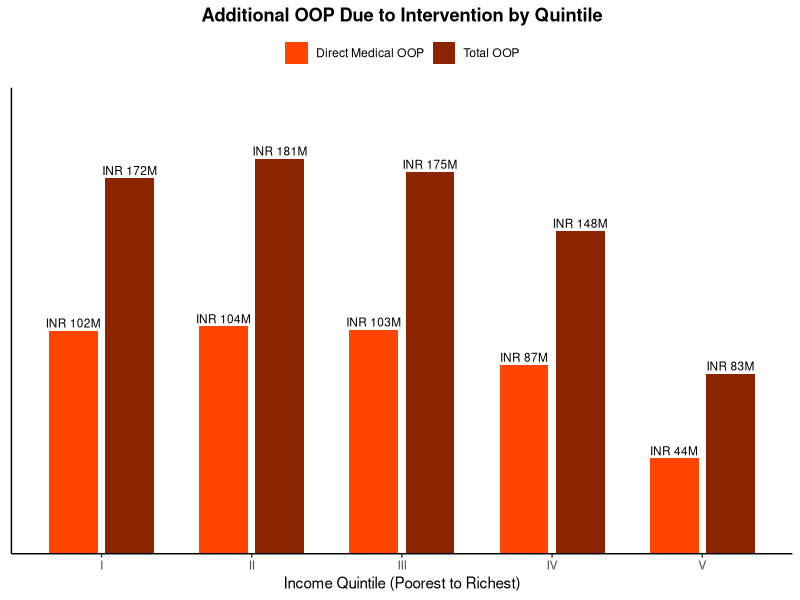
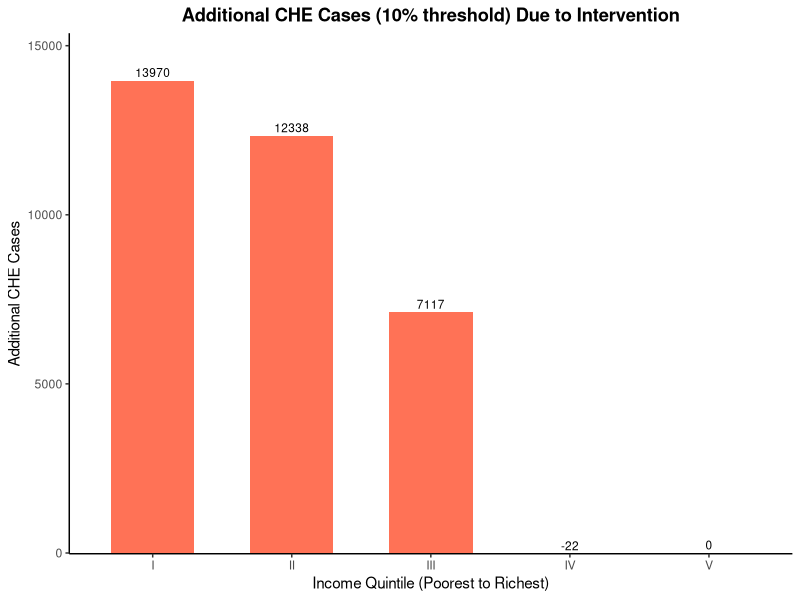
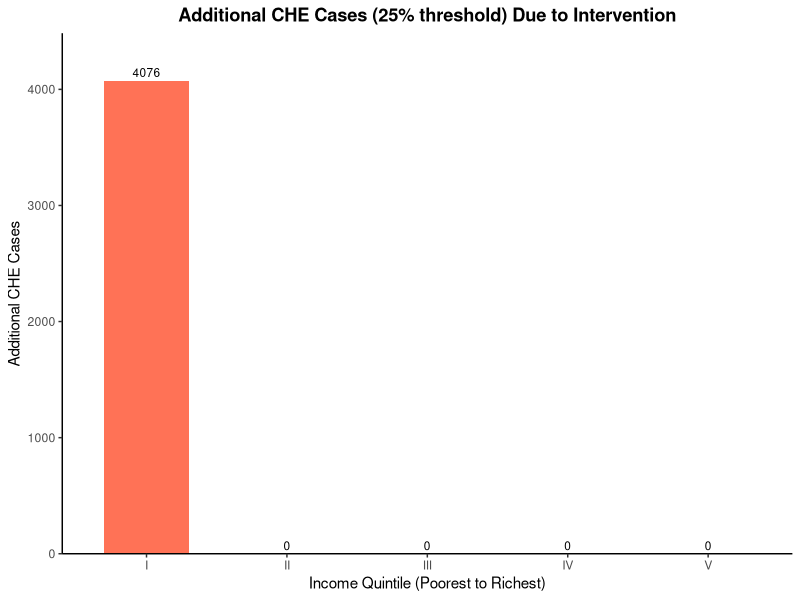
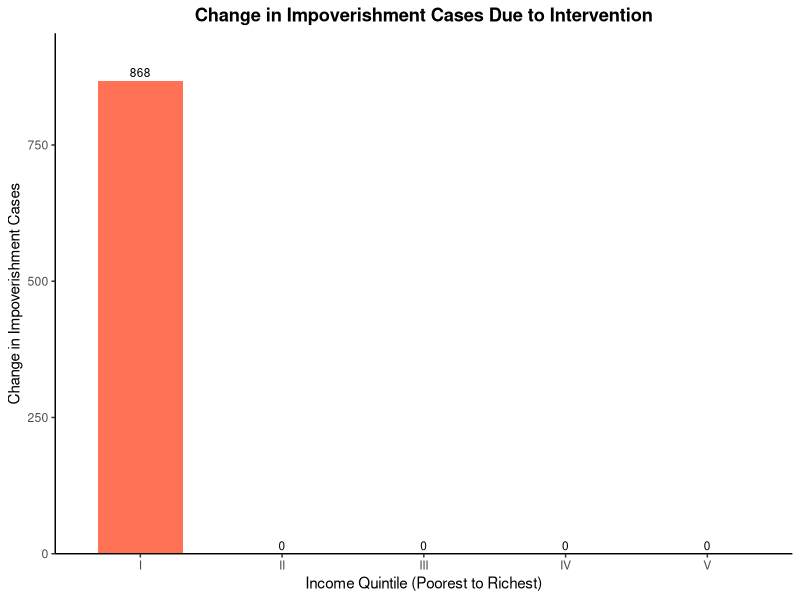

R code for these plots, in order:
#cost: additional OOP incurred to patients by quintile and by rural urban 
#catastrophic health expenditure cases 
rm(list = ls())

input <- read.csv("input table new.csv")
input$Parameters <- trimws(input$Parameters)
input$Value <- as.numeric(gsub(",", "", input$Value)) 
hces <- read.csv("hces_simulated_100k_households.csv", stringsAsFactors = FALSE)

get_val <- function(name) input$Value[input$Parameters == name]
quintiles <- 1:5
scale_to_target_pop <- get_val("target_pop") / get_val("pop")
plain_number <- function(x) format(round(x, 0), scientific = FALSE, trim = TRUE)
cost_label <- function(x) paste0("INR ", round(x / 1000000, 0), "M")
required_hces_cols <- c("sector", "hh_size", "hh_usual_cons_exp_mnth", "household_quintile")
missing_hces_cols <- setdiff(required_hces_cols, names(hces))
if (length(missing_hces_cols) > 0) {
  stop("Missing required columns in hces_simulated_100k_households.csv: ",
       paste(missing_hces_cols, collapse = ", "))
}
hces$sector_raw <- trimws(as.character(hces$sector))
hces$sector_code <- ifelse(tolower(hces$sector_raw) %in% c("1", "r", "rural"),
                           "r",
                           ifelse(tolower(hces$sector_raw) %in% c("2", "u", "urban"),
                                  "u",
                                  NA))
hces$hh_consumption_annual <- as.numeric(hces$hh_usual_cons_exp_mnth) * 12
hces$household_quintile <- as.integer(hces$household_quintile)
hces <- hces[!is.na(hces$sector_code) &
               !is.na(hces$hh_consumption_annual) &
               hces$hh_consumption_annual > 0 &
               hces$household_quintile %in% quintiles, ]
get_hces_quintile <- function(i) {
  households <- hces[hces$household_quintile == i, ]
  if (nrow(households) == 0) {
    stop("No simulated households found for household_quintile = ", i)
  }
  households
}
household_threshold_rate <- function(oop, households, threshold) {
  mean(oop > threshold * households$hh_consumption_annual)
}
household_impov_rate <- function(oop, households, poverty_line) {
  mean(households$hh_consumption_annual >= poverty_line &
         households$hh_consumption_annual - oop < poverty_line)
}
insured_med_oop <- function(oop_dr, oop_vtdr, vtdr_share,
                            insurance_coverage,
                            coverage_med_dr,
                            coverage_med_vtdr) {
  oop_dr * (1 - vtdr_share) * (1 - insurance_coverage * coverage_med_dr) +
    oop_vtdr * vtdr_share * (1 - insurance_coverage * coverage_med_vtdr)
}
#section 2 OOP cost due to intervention 
#2.1 Direct medical OOP
#number of DR patients gets treated at baseline
treated_baseline <- sapply(quintiles, function(i) {
  get_val(paste0("pop_", i)) *
    get_val(paste0("dr_", i)) *
    get_val(paste0("pcu_", i)) *
    get_val("cov_b") *
    get_val("sens_b") *
    (1 - get_val("lfu_referral")) *
    (1 - get_val("lfu_treat"))})

#number of DR patients gets treated after intervention 
treated_inv <- sapply(quintiles, function(i) {
  get_val(paste0("pop_", i)) *
    get_val(paste0("dr_", i)) *
    get_val(paste0("pcu_", i)) *
    get_val("cov_inv") *
    get_val("sens_inv") *
    (1 - get_val("lfu_referral")) *
    (1 - get_val("lfu_treat"))})

#direct medical OOP at baseline per quintile 
direct_med_OOP_baseline <- treated_baseline*sapply(quintiles, function(i) {
  insured_med_oop(
    get_val(paste0("oop_med_dr_", i)),
    get_val(paste0("oop_med_vtdr_", i)),
    get_val(paste0("vtdr_dr_", i)),
    get_val(paste0("ins_cov_", i)),
    get_val("coverage_med_dr_insured"),
    get_val("coverage_med_vtdr_insured")
  )
})

#direct medical OOP after intervention per quintile
direct_med_OOP_inv <- treated_inv*sapply(quintiles, function(i) {
  insured_med_oop(
    get_val(paste0("oop_med_dr_", i)),
    get_val(paste0("oop_med_vtdr_", i)),
    get_val(paste0("vtdr_dr_", i)) * (1 - get_val("vtdr_reduction")),
    get_val(paste0("ins_cov_", i)),
    get_val("coverage_med_dr_insured"),
    get_val("coverage_med_vtdr_insured")
  )
})

#Additional direct medical OOP due to intervention
OOP_med_additional <- direct_med_OOP_inv-direct_med_OOP_baseline
OOP_med_additional_target <- OOP_med_additional * scale_to_target_pop

#2.2 ALL OOP (medical + non-medical)
#direct non-medical OOP at baseline 
direct_nonmed_OOP_baseline <- treated_baseline*sapply(quintiles, function(i) {
  get_val(paste0("oop_nonmed_dr_", i))*
    (1-get_val(paste0("vtdr_dr_", i)))+
    get_val(paste0("oop_nonmed_vtdr_", i))*
    get_val(paste0("vtdr_dr_", i))})

#direct non-medical OOP after intervention  
direct_nonmed_OOP_inv <- treated_inv*sapply(quintiles, function(i) {
  get_val(paste0("oop_nonmed_dr_", i))*
    (1-get_val(paste0("vtdr_dr_", i))*(1-get_val("vtdr_reduction")))+
    get_val(paste0("oop_nonmed_vtdr_", i))*
    get_val(paste0("vtdr_dr_", i))*
    (1 - get_val("vtdr_reduction"))})

#Additional total OOP due to intervention
OOP_total_additional <- (direct_med_OOP_inv+direct_nonmed_OOP_inv)-
  (direct_med_OOP_baseline+direct_nonmed_OOP_baseline)
OOP_total_additional_target <- OOP_total_additional * scale_to_target_pop

#Plots
library(ggplot2)
plot_dr <- data.frame(
  quintile = factor(c("I","II","III","IV","V"), levels=c("I","II","III","IV","V")))

#combined plot of additional direct medical OOP and total OOP due to intervention
plot_oop_q <- data.frame(
  quintile = rep(plot_dr$quintile, times = 2),
  outcome = factor(
    rep(c("Direct Medical OOP\n(INR)", "Total OOP\n(INR)"), each = length(quintiles)),
    levels = c("Direct Medical OOP\n(INR)", "Total OOP\n(INR)")
  ),
  value = c(OOP_med_additional_target, OOP_total_additional_target)
)
plot_oop_q$label <- cost_label(plot_oop_q$value)

ggplot(plot_oop_q, aes(x = quintile, y = value, fill = outcome)) +
  geom_col(position = position_dodge(width = 0.75), width = 0.65) +
  geom_text(aes(label = label),
            position = position_dodge(width = 0.75),
            vjust = -0.35,
            size = 3) +
  scale_fill_manual(values = c("Direct Medical OOP\n(INR)" = "orangered",
                               "Total OOP\n(INR)" = "orangered4"),
                    labels = c("Direct Medical OOP", "Total OOP")) +
  scale_y_continuous(expand = expansion(mult = c(0, 0.18))) +
  labs(title = "Additional OOP Due to Intervention by Quintile",
       x = "Income Quintile (Poorest to Richest)",
       y = NULL,
       fill = NULL) +
  theme_classic() +
  theme(
    plot.title = element_text(hjust = 0.5, face = "bold"),
    legend.position = "top",
    axis.text.y = element_blank(),
    axis.ticks.y = element_blank()
  )

#2.3 Catastrophic Health Expenditure 

# Per-person total OOP — baseline 
per_person_oop_baseline <- sapply(quintiles, function(i) {
  vtdr_b <- get_val(paste0("vtdr_dr_", i))
  
  med    <- insured_med_oop(
    get_val(paste0("oop_med_dr_", i)),
    get_val(paste0("oop_med_vtdr_", i)),
    vtdr_b,
    get_val(paste0("ins_cov_", i)),
    get_val("coverage_med_dr_insured"),
    get_val("coverage_med_vtdr_insured")
  )
  nonmed <- get_val(paste0("oop_nonmed_dr_", i)) * (1 - vtdr_b) +
    get_val(paste0("oop_nonmed_vtdr_", i)) * vtdr_b
  
  med + nonmed
})

# Per-person total OOP — intervention (VTDR proportion reduced by vtdr_reduction)
per_person_oop_inv <- sapply(quintiles, function(i) {
  vtdr_inv <- get_val(paste0("vtdr_dr_", i)) * (1 - get_val("vtdr_reduction"))
  
  med    <- insured_med_oop(
    get_val(paste0("oop_med_dr_", i)),
    get_val(paste0("oop_med_vtdr_", i)),
    vtdr_inv,
    get_val(paste0("ins_cov_", i)),
    get_val("coverage_med_dr_insured"),
    get_val("coverage_med_vtdr_insured")
  )
  nonmed <- get_val(paste0("oop_nonmed_dr_", i)) * (1 - vtdr_inv) +
    get_val(paste0("oop_nonmed_vtdr_", i)) * vtdr_inv
  
  med + nonmed
})

# Simulated household consumption distributions by sector-specific household
# quintile. Rural and urban households in the same quintile number are pooled
# according to their simulated household shares.
households_q <- lapply(quintiles, get_hces_quintile)

#CHE thresholds
th1 <- get_val("th1")   # 0.10
th2 <- get_val("th2")   # 0.25

# CHE rates per quintile, calculated across simulated households
che_10_rate_baseline <- sapply(quintiles, function(i) {
  household_threshold_rate(per_person_oop_baseline[i], households_q[[i]], th1)
})
che_25_rate_baseline <- sapply(quintiles, function(i) {
  household_threshold_rate(per_person_oop_baseline[i], households_q[[i]], th2)
})
che_10_rate_inv <- sapply(quintiles, function(i) {
  household_threshold_rate(per_person_oop_inv[i], households_q[[i]], th1)
})
che_25_rate_inv <- sapply(quintiles, function(i) {
  household_threshold_rate(per_person_oop_inv[i], households_q[[i]], th2)
})

# Total CHE cases = number treated x simulated-household CHE rate
che_10_baseline <- treated_baseline * che_10_rate_baseline
che_25_baseline <- treated_baseline * che_25_rate_baseline
che_10_inv      <- treated_inv * che_10_rate_inv
che_25_inv      <- treated_inv * che_25_rate_inv

# CHE averted
che_10_additional <- che_10_inv - che_10_baseline
che_25_additional <- che_25_inv - che_25_baseline
che_10_additional_target <- che_10_additional * scale_to_target_pop
che_25_additional_target <- che_25_additional * scale_to_target_pop

#graphs
ggplot(plot_dr, aes(x=quintile, y=che_10_additional_target)) +
  geom_col(fill="coral1", width=0.6)+
  geom_text(aes(label = plain_number(che_10_additional_target)), vjust = -0.4, size = 3) +
  scale_y_continuous(labels = plain_number,
                     expand = expansion(mult = c(0, 0.1))) +
  labs(title="Additional CHE Cases (10% threshold) Due to Intervention",
       x="Income Quintile (Poorest to Richest)",
       y="Additional CHE Cases") +
  theme_classic()+
  theme(plot.title=element_text(hjust=0.5, face="bold"))

ggplot(plot_dr, aes(x=quintile, y=che_25_additional_target)) +
  geom_col(fill="coral1", width=0.6)+
  geom_text(aes(label = plain_number(che_25_additional_target)), vjust = -0.4, size = 3) +
  scale_y_continuous(labels = plain_number,
                     expand = expansion(mult = c(0, 0.1))) +
  labs(title="Additional CHE Cases (25% threshold) Due to Intervention",
       x="Income Quintile (Poorest to Richest)",
       y="Additional CHE Cases") +
  theme_classic()+
  theme(plot.title=element_text(hjust=0.5, face="bold"))

#section 2.3 impoverishment due to medical expense 
# Annual household poverty line from a daily household poverty line
pov_annual <- get_val("pov") * 365

# Impoverishment rates per quintile, calculated across simulated households
impov_rate_baseline <- sapply(quintiles, function(i) {
  household_impov_rate(per_person_oop_baseline[i], households_q[[i]], pov_annual)
})
impov_rate_inv <- sapply(quintiles, function(i) {
  household_impov_rate(per_person_oop_inv[i], households_q[[i]], pov_annual)
})

# Total impoverishment cases per quintile = treated patients x simulated-household rate
impov_baseline <- treated_baseline * impov_rate_baseline
impov_inv      <- treated_inv * impov_rate_inv

impov_additional <- impov_inv - impov_baseline
impov_additional_target <- impov_additional * scale_to_target_pop

ggplot(plot_dr, aes(x=quintile, y=impov_additional_target)) +
  geom_col(fill="coral1", width=0.6)+
  geom_text(aes(label = plain_number(impov_additional_target)), vjust = -0.4, size = 3) +
  scale_y_continuous(labels = plain_number,
                     expand = expansion(mult = c(0, 0.1))) +
  labs(title="Change in Impoverishment Cases Due to Intervention",
       x="Income Quintile (Poorest to Richest)",
       y="Change in Impoverishment Cases") +
  theme_classic()+
  theme(plot.title=element_text(hjust=0.5, face="bold"))

#dashboard
health_benefit_dash <- as.data.frame(rbind(
  round(OOP_med_additional_target, 0),
  round(OOP_total_additional_target, 0),
  round(che_10_additional_target, 0),
  round(che_25_additional_target, 0),
  round(impov_additional_target, 0)
))
colnames(health_benefit_dash) <- c("I","II","III","IV","V")
rownames(health_benefit_dash) <- c(
  "Additional Direct Medical OOP due to Intervention (scaled to target population)",
  "Additional Total OOP due to Intervention (scaled to target population)",
  "Additional CHE Cases (10% threshold, scaled to target population)",
  "Additional CHE Cases (25% threshold, scaled to target population)",
  "Change in Impoverishment Cases (scaled to target population)"
)
print(health_benefit_dash)

# Sensitivity analysis for medical insurance coverage assumptions.
run_insurance_sensitivity_quintile <- function(
    coverage_med_dr_values = c(0.30, 0.50, 0.70),
    coverage_med_vtdr_values = c(0.40, 0.70, 0.90)) {
  scenarios <- expand.grid(
    coverage_med_dr_insured = coverage_med_dr_values,
    coverage_med_vtdr_insured = coverage_med_vtdr_values
  )
  
  results <- lapply(seq_len(nrow(scenarios)), function(row_id) {
    cov_dr <- scenarios$coverage_med_dr_insured[row_id]
    cov_vtdr <- scenarios$coverage_med_vtdr_insured[row_id]
    
    med_baseline <- treated_baseline * sapply(quintiles, function(i) {
      insured_med_oop(
        get_val(paste0("oop_med_dr_", i)),
        get_val(paste0("oop_med_vtdr_", i)),
        get_val(paste0("vtdr_dr_", i)),
        get_val(paste0("ins_cov_", i)),
        cov_dr,
        cov_vtdr
      )
    })
    med_inv <- treated_inv * sapply(quintiles, function(i) {
      insured_med_oop(
        get_val(paste0("oop_med_dr_", i)),
        get_val(paste0("oop_med_vtdr_", i)),
        get_val(paste0("vtdr_dr_", i)) * (1 - get_val("vtdr_reduction")),
        get_val(paste0("ins_cov_", i)),
        cov_dr,
        cov_vtdr
      )
    })
    
    oop_baseline <- sapply(quintiles, function(i) {
      vtdr_b <- get_val(paste0("vtdr_dr_", i))
      med <- insured_med_oop(
        get_val(paste0("oop_med_dr_", i)),
        get_val(paste0("oop_med_vtdr_", i)),
        vtdr_b,
        get_val(paste0("ins_cov_", i)),
        cov_dr,
        cov_vtdr
      )
      nonmed <- get_val(paste0("oop_nonmed_dr_", i)) * (1 - vtdr_b) +
        get_val(paste0("oop_nonmed_vtdr_", i)) * vtdr_b
      med + nonmed
    })
    oop_inv <- sapply(quintiles, function(i) {
      vtdr_inv <- get_val(paste0("vtdr_dr_", i)) * (1 - get_val("vtdr_reduction"))
      med <- insured_med_oop(
        get_val(paste0("oop_med_dr_", i)),
        get_val(paste0("oop_med_vtdr_", i)),
        vtdr_inv,
        get_val(paste0("ins_cov_", i)),
        cov_dr,
        cov_vtdr
      )
      nonmed <- get_val(paste0("oop_nonmed_dr_", i)) * (1 - vtdr_inv) +
        get_val(paste0("oop_nonmed_vtdr_", i)) * vtdr_inv
      med + nonmed
    })
    
    che_10_b <- sapply(quintiles, function(i) household_threshold_rate(oop_baseline[i], households_q[[i]], th1))
    che_25_b <- sapply(quintiles, function(i) household_threshold_rate(oop_baseline[i], households_q[[i]], th2))
    che_10_i <- sapply(quintiles, function(i) household_threshold_rate(oop_inv[i], households_q[[i]], th1))
    che_25_i <- sapply(quintiles, function(i) household_threshold_rate(oop_inv[i], households_q[[i]], th2))
    impov_b <- sapply(quintiles, function(i) household_impov_rate(oop_baseline[i], households_q[[i]], pov_annual))
    impov_i <- sapply(quintiles, function(i) household_impov_rate(oop_inv[i], households_q[[i]], pov_annual))
    
    data.frame(
      coverage_med_dr_insured = cov_dr,
      coverage_med_vtdr_insured = cov_vtdr,
      additional_direct_med_oop = round(sum((med_inv - med_baseline) * scale_to_target_pop), 0),
      additional_total_oop = round(sum(((med_inv + direct_nonmed_OOP_inv) -
                                          (med_baseline + direct_nonmed_OOP_baseline)) *
                                         scale_to_target_pop), 0),
      additional_che_10_cases = round(sum((treated_inv * che_10_i -
                                             treated_baseline * che_10_b) *
                                            scale_to_target_pop), 0),
      additional_che_25_cases = round(sum((treated_inv * che_25_i -
                                             treated_baseline * che_25_b) *
                                            scale_to_target_pop), 0),
      change_impoverishment_cases = round(sum((treated_inv * impov_i -
                                                treated_baseline * impov_b) *
                                               scale_to_target_pop), 0)
    )
  })
  
  do.call(rbind, results)
}

insurance_sensitivity_quintile <- run_insurance_sensitivity_quintile()
print(insurance_sensitivity_quintile)
